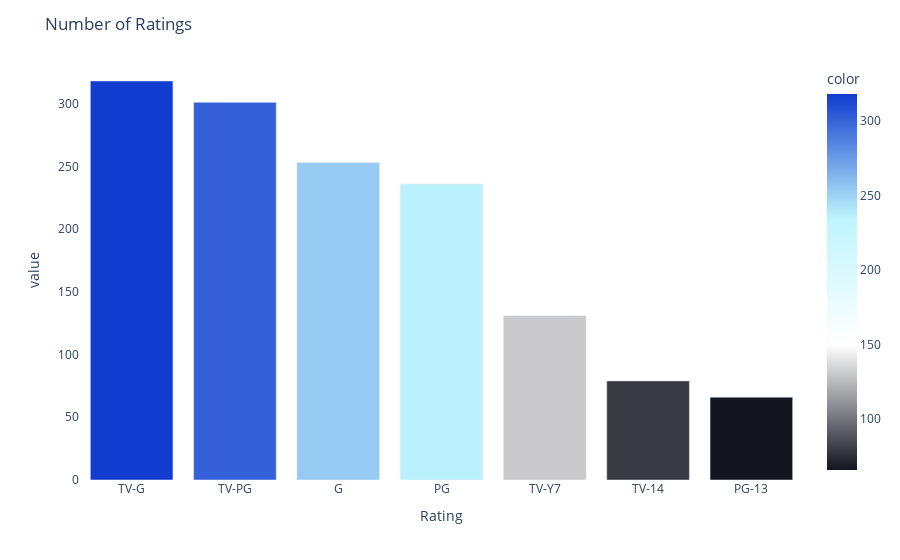

The notebook cell this image was saved under:
### Markdown cell above
## Rating Categories

### Code cell
#count the number of ratings
dp['rating'].value_counts()

#excclude last 3 ratings
dp['rating'].value_counts()[:-3]

#make graph of the number of ratings
fig = px.bar(dp['rating'].value_counts()[:-3], color=dp['rating'].value_counts()[:-3], color_continuous_scale=disney_palette[::-1])
fig.update_layout(title_text='Number of Ratings')
fig.update_layout(plot_bgcolor='rgba(0,0,0,0)')
#x axis label
fig.update_xaxes(title_text='Rating')
fig.show()

### Figure 1 — Plotly figure (JSON) as saved in the notebook; plotly's stock layout.template omitted (floating-point values rounded to 4 significant figures)
{"data": [{"alignmentgroup": "True", "hovertemplate": "index=%{x}<br>value=%{y}<br>color=%{marker.color}<extra></extra>", "legendgroup": "", "marker": {"color": [318, 301, 253, 236, 131, 79, 66], "coloraxis": "coloraxis", "pattern": {"shape": ""}}, "name": "", "offsetgroup": "", "orientation": "v", "showlegend": false, "textposition": "auto", "type": "bar", "x": ["TV-G", "TV-PG", "G", "PG", "TV-Y7", "TV-14", "PG-13"], "xaxis": "x", "y": [318, 301, 253, 236, 131, 79, 66], "yaxis": "y"}], "layout": {"barmode": "relative", "coloraxis": {"colorbar": {"title": {"text": "color"}}, "colorscale": [[0, "#13151F"], [0.3333, "#FFFFFF"], [0.6667, "#BFF5FD"], [1, "#113CCF"]]}, "legend": {"tracegroupgap": 0}, "margin": {"t": 60}, "plot_bgcolor": "rgba(0,0,0,0)", "title": {"text": "Number of Ratings"}, "xaxis": {"anchor": "y", "domain": [0, 1], "title": {"text": "Rating"}}, "yaxis": {"anchor": "x", "domain": [0, 1], "title": {"text": "value"}}}}
